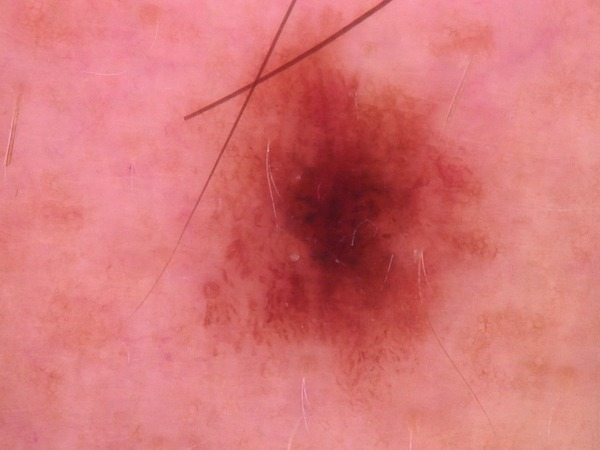
#> input picture backend/uploads/fd79f52f590847b1b100141d9f1d6ae0_WhatsApp Image 2026-03-26 at 00.08.16.jpeg, 600 x 450 px
$ python -i preprocess.py   (imports and definitions only)
#> lines starting #> are read from the running program, lines starting #| are printed output that depends on the picture; after the words box and inside, x2 and y2 are one past the last pixel; in counts of white or black regions, pixels touching at a corner belong together
#> in preprocess_single, img is the input picture: shape (450, 600, 3); mean R, G, B 214.8, 117.6, 118.4
"""
Data preprocessing pipeline for HAM10000 skin lesion dataset.
Handles: hair removal, resize, normalization, SMOTE, stratified splitting.
"""

import argparse
import json
import os
import shutil
import cv2
import numpy as np
import pandas as pd
from collections import Counter
from sklearn.model_selection import train_test_split
from imblearn.over_sampling import SMOTE
from PIL import Image
from tqdm import tqdm

CLASS_NAMES   = ['nv', 'mel', 'bkl', 'bcc', 'akiec', 'vasc', 'df']
CLASS_TO_IDX  = {c: i for i, c in enumerate(CLASS_NAMES)}
IMAGE_SIZE    = (224, 224)
IMAGENET_MEAN = np.array([0.485, 0.456, 0.406])
IMAGENET_STD  = np.array([0.229, 0.224, 0.225])


# ── Hair Removal ─────────────────────────────────────────────────────────────
def remove_hair(image: np.ndarray) -> np.ndarray:
    """Remove hair artifacts from dermoscopic images using morphological blackhat + inpainting."""
    gray   = cv2.cvtColor(image, cv2.COLOR_RGB2GRAY)
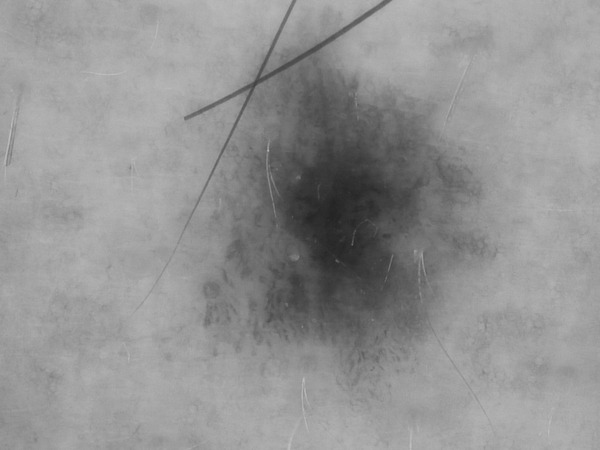
#> gray: shape (450, 600); min 35, max 191, mean 146.8
    kernel = cv2.getStructuringElement(cv2.MORPH_RECT, (17, 17))
    blackhat = cv2.morphologyEx(gray, cv2.MORPH_BLACKHAT, kernel)
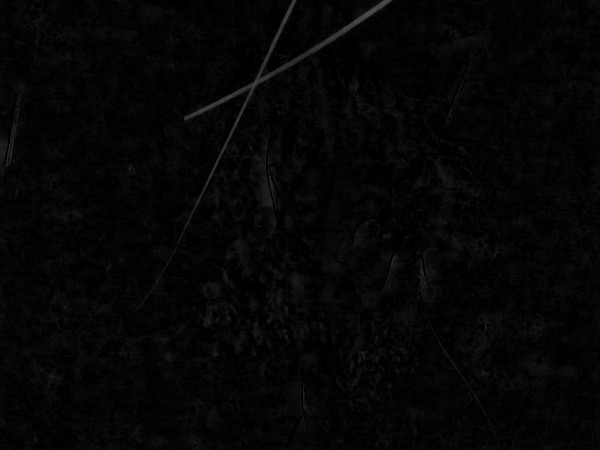
#> blackhat: shape (450, 600); min 0, max 83, mean 5
    _, mask = cv2.threshold(blackhat, 10, 255, cv2.THRESH_BINARY)
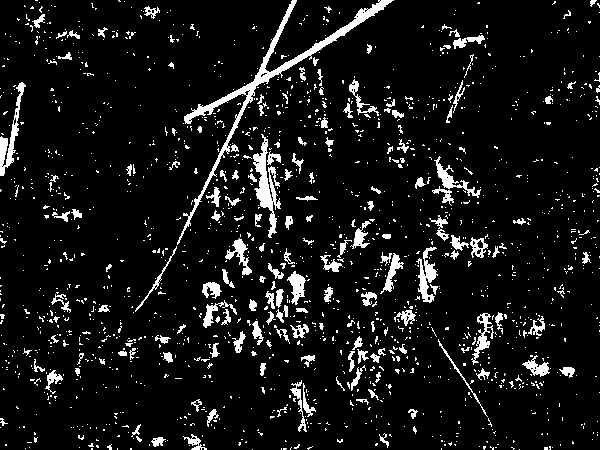
#> mask: shape (450, 600); 8.3% white; 1640 white regions (1467 under 20 px), largest, box (x1, y1, x2, y2) and area: (177, 0, 394, 245) 2760, (253, 134, 281, 238) 1048, (0, 82, 26, 176) 644
    # Only inpaint if significant hair detected
    if mask.sum() > 1000:
        bgr = cv2.cvtColor(image, cv2.COLOR_RGB2BGR)
        cleaned = cv2.inpaint(bgr, mask, 3, cv2.INPAINT_TELEA)
        return cv2.cvtColor(cleaned, cv2.COLOR_BGR2RGB)
    return image


def preprocess_single(img_path: str, size: tuple = IMAGE_SIZE) -> np.ndarray:
    """Load, clean, resize and normalize one image."""
    img = np.array(Image.open(img_path).convert('RGB'))
    img = remove_hair(img)
    img = cv2.resize(img, size)
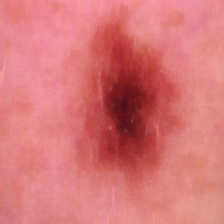
#> img: shape (224, 224, 3); mean R, G, B 215.6, 118.5, 119.3
    img = img.astype(np.float32) / 255.0
    img = (img - IMAGENET_MEAN) / IMAGENET_STD
    return img


# ── Dataset Preparation ───────────────────────────────────────────────────────
# [43 lines left out: function prepare_dataset, not called in this run]


# [7 lines not run here, left out]

>>> result = preprocess_single('../../backend/uploads/fd79f52f590847b1b100141d9f1d6ae0_WhatsApp Image 2026-03-26 at 00.08.16.jpeg')
